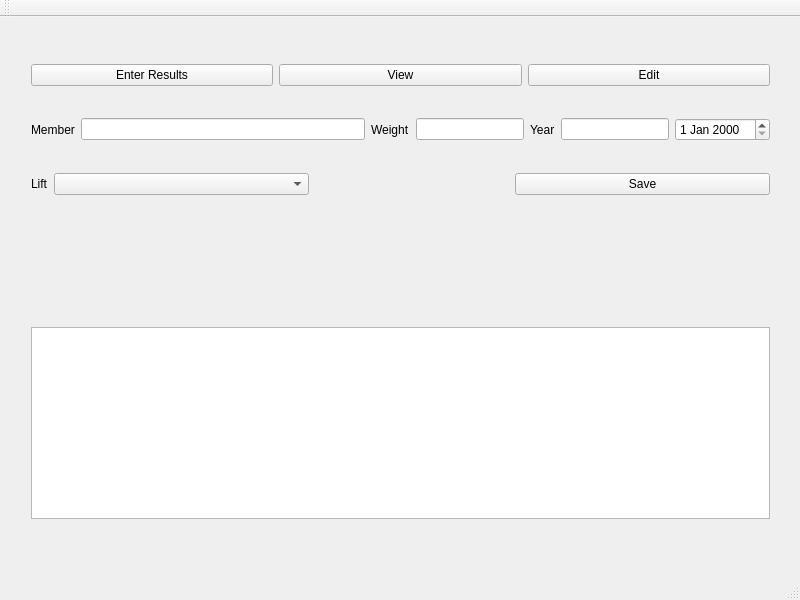
<?xml version="1.0" encoding="UTF-8"?>
<ui version="4.0">
 <class>Ui_CompWindow</class>
 <widget class="QMainWindow" name="Ui_CompWindow">
  <property name="geometry">
   <rect>
    <x>0</x>
    <y>0</y>
    <width>800</width>
    <height>600</height>
   </rect>
  </property>
  <property name="windowTitle">
   <string>Ui_CompWindow</string>
  </property>
  <widget class="QWidget" name="centralWidget">
   <widget class="QWidget" name="verticalLayoutWidget">
    <property name="geometry">
     <rect>
      <x>20</x>
      <y>10</y>
      <width>761</width>
      <height>531</height>
     </rect>
    </property>
    <layout class="QVBoxLayout" name="verticalLayout_2">
     <item>
      <layout class="QHBoxLayout" name="main_options">
       <item>
        <widget class="QPushButton" name="enter_results">
         <property name="text">
          <string>Enter Results</string>
         </property>
        </widget>
       </item>
       <item>
        <widget class="QPushButton" name="edit">
         <property name="text">
          <string>View</string>
         </property>
        </widget>
       </item>
       <item>
        <widget class="QPushButton" name="pushButton_3">
         <property name="text">
          <string>Edit</string>
         </property>
        </widget>
       </item>
      </layout>
     </item>
     <item>
      <layout class="QHBoxLayout" name="f_input">
       <item>
        <widget class="QLabel" name="member_lbl">
         <property name="text">
          <string>Member</string>
         </property>
        </widget>
       </item>
       <item>
        <widget class="QLineEdit" name="memberEdit"/>
       </item>
       <item>
        <widget class="QLabel" name="weight_lbl">
         <property name="text">
          <string>Weight</string>
         </property>
        </widget>
       </item>
       <item>
        <widget class="QLineEdit" name="weightEdit">
         <property name="sizePolicy">
          <sizepolicy hsizetype="Fixed" vsizetype="Fixed">
           <horstretch>0</horstretch>
           <verstretch>0</verstretch>
          </sizepolicy>
         </property>
        </widget>
       </item>
       <item>
        <widget class="QLabel" name="year_lbl">
         <property name="text">
          <string>Year</string>
         </property>
        </widget>
       </item>
       <item>
        <widget class="QLineEdit" name="lineEdit_3">
         <property name="sizePolicy">
          <sizepolicy hsizetype="Fixed" vsizetype="Fixed">
           <horstretch>0</horstretch>
           <verstretch>0</verstretch>
          </sizepolicy>
         </property>
        </widget>
       </item>
       <item>
        <widget class="QDateEdit" name="dateEdit"/>
       </item>
      </layout>
     </item>
     <item>
      <layout class="QHBoxLayout" name="sec_input">
       <item>
        <widget class="QLabel" name="lift_lbl">
         <property name="sizePolicy">
          <sizepolicy hsizetype="Fixed" vsizetype="Preferred">
           <horstretch>0</horstretch>
           <verstretch>0</verstretch>
          </sizepolicy>
         </property>
         <property name="text">
          <string>Lift</string>
         </property>
        </widget>
       </item>
       <item>
        <widget class="QComboBox" name="liftBox"/>
       </item>
       <item>
        <spacer name="horizontalSpacer">
         <property name="orientation">
          <enum>Qt::Horizontal</enum>
         </property>
         <property name="sizeType">
          <enum>QSizePolicy::Fixed</enum>
         </property>
         <property name="sizeHint" stdset="0">
          <size>
           <width>200</width>
           <height>20</height>
          </size>
         </property>
        </spacer>
       </item>
       <item>
        <widget class="QPushButton" name="save">
         <property name="text">
          <string>Save</string>
         </property>
        </widget>
       </item>
      </layout>
     </item>
     <item>
      <spacer name="verticalSpacer">
       <property name="orientation">
        <enum>Qt::Vertical</enum>
       </property>
       <property name="sizeType">
        <enum>QSizePolicy::Fixed</enum>
       </property>
       <property name="sizeHint" stdset="0">
        <size>
         <width>20</width>
         <height>100</height>
        </size>
       </property>
      </spacer>
     </item>
     <item>
      <widget class="QTableView" name="tableView">
       <property name="sizePolicy">
        <sizepolicy hsizetype="Expanding" vsizetype="Fixed">
         <horstretch>0</horstretch>
         <verstretch>0</verstretch>
        </sizepolicy>
       </property>
       <attribute name="horizontalHeaderStretchLastSection">
        <bool>true</bool>
       </attribute>
       <attribute name="verticalHeaderStretchLastSection">
        <bool>true</bool>
       </attribute>
      </widget>
     </item>
    </layout>
   </widget>
  </widget>
  <widget class="QMenuBar" name="menuBar">
   <property name="geometry">
    <rect>
     <x>0</x>
     <y>0</y>
     <width>800</width>
     <height>20</height>
    </rect>
   </property>
  </widget>
  <widget class="QToolBar" name="mainToolBar">
   <attribute name="toolBarArea">
    <enum>TopToolBarArea</enum>
   </attribute>
   <attribute name="toolBarBreak">
    <bool>false</bool>
   </attribute>
  </widget>
  <widget class="QStatusBar" name="statusBar"/>
 </widget>
 <layoutdefault spacing="6" margin="11"/>
 <resources/>
 <connections/>
</ui>
